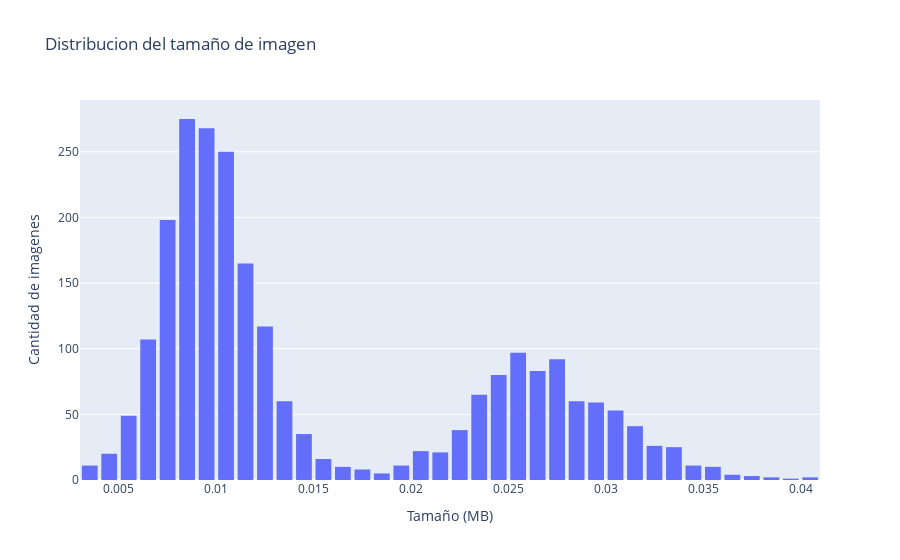

Notebook code for this chart:
### Code cell
fig = px.histogram(x=df["File_Size_MB"], nbins=50, title="Distribucion del tamaño de imagen")
fig.update_layout(
    xaxis_title="Tamaño (MB)",
    yaxis_title="Cantidad de imagenes",
    showlegend=False,
    bargap=0.1,
    bargroupgap=0.1
)
fig.show()

### Figure 1 — Plotly figure (JSON) as saved in the notebook; plotly's stock layout.template omitted (floating-point values rounded to 4 significant figures; data arrays with more than 128 entries replaced by an {"elided": "..."} marker saying what was removed)
{"data": [{"alignmentgroup": "True", "bingroup": "x", "hovertemplate": "x=%{x}<br>count=%{y}<extra></extra>", "legendgroup": "", "marker": {"color": "#636efa", "pattern": {"shape": ""}}, "name": "", "nbinsx": 50, "offsetgroup": "", "orientation": "v", "showlegend": false, "type": "histogram", "x": {"elided": "2400 float values"}, "xaxis": "x", "yaxis": "y"}], "layout": {"bargap": 0.1, "bargroupgap": 0.1, "barmode": "relative", "legend": {"tracegroupgap": 0}, "showlegend": false, "title": {"text": "Distribucion del tamaño de imagen"}, "xaxis": {"anchor": "y", "domain": [0, 1], "title": {"text": "Tamaño (MB)"}}, "yaxis": {"anchor": "x", "domain": [0, 1], "title": {"text": "Cantidad de imagenes"}}}}
